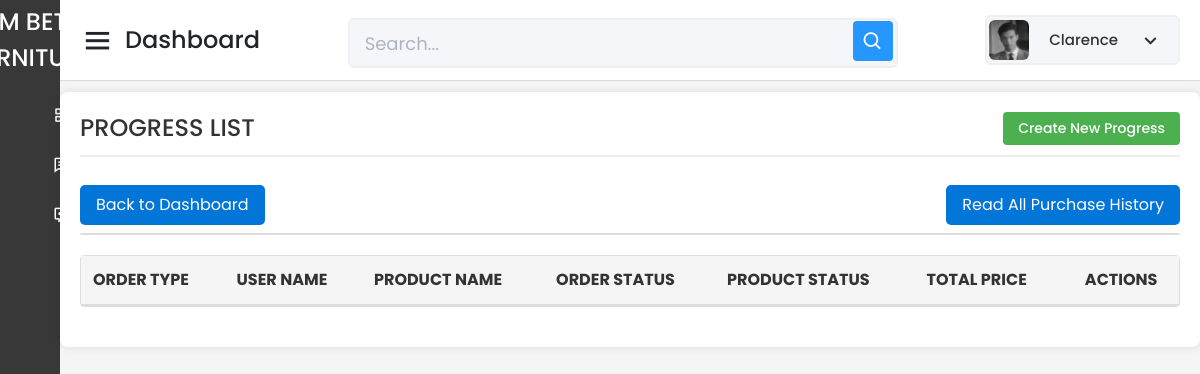
Page /Capstone_Admin/progress/read-all-progress-form.php (signed in) on the earlier database version.
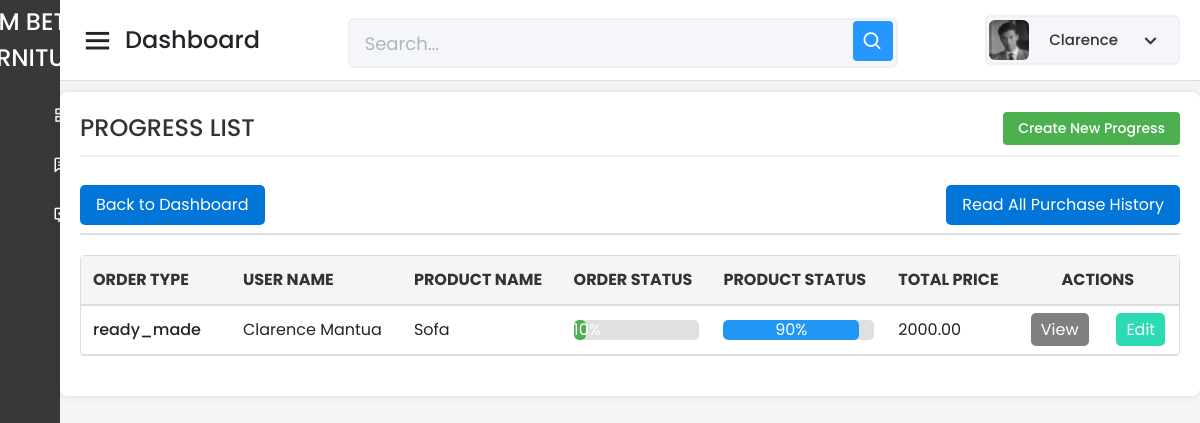
Same page on the later database version.
### tables this page shows
CREATE TABLE `tbl_progress` (
  `Progress_ID` int(11) NOT NULL AUTO_INCREMENT,
  `User_ID` varchar(150) NOT NULL,
  `Product_ID` int(11) NOT NULL,
  `Product_Name` varchar(255) NOT NULL,
  `Order_Type` varchar(100) NOT NULL,
  `Order_Status` int(3) NOT NULL,
  `Product_Status` int(3) NOT NULL,
  `Quantity` int(11) NOT NULL,
  `Total_Price` decimal(10,2) NOT NULL,
  `Date_Added` timestamp NOT NULL DEFAULT current_timestamp(),
  `LastUpdate` timestamp NOT NULL DEFAULT current_timestamp() ON UPDATE current_timestamp(),
  `Progress_Pic_20` varchar(255) DEFAULT NULL,
  `Progress_Pic_30` varchar(255) DEFAULT NULL,
  `Progress_Pic_40` varchar(255) DEFAULT NULL,
  `Progress_Pic_50` varchar(255) DEFAULT NULL,
  `Progress_Pic_60` varchar(255) DEFAULT NULL,
  `Progress_Pic_70` varchar(255) DEFAULT NULL,
  `Progress_Pic_80` varchar(255) DEFAULT NULL,
  `Progress_Pic_90` varchar(255) DEFAULT NULL,
  `Progress_Pic_100` varchar(255) DEFAULT NULL,
  `Stop_Reason` varchar(255) DEFAULT NULL,
  `Progress_Pic_10` varchar(255) DEFAULT NULL,
  PRIMARY KEY (`Progress_ID`),
  KEY `User_ID` (`User_ID`),
  KEY `Product_ID` (`Product_ID`),
  CONSTRAINT `tbl_progress_ibfk_1` FOREIGN KEY (`User_ID`) REFERENCES `tbl_user_info` (`User_ID`) ON DELETE CASCADE,
  CONSTRAINT `tbl_progress_ibfk_2` FOREIGN KEY (`Product_ID`) REFERENCES `tbl_prod_info` (`Product_ID`) ON DELETE CASCADE
);

### Capstone_Admin/progress/read-all-progress-form.php (the view, shortened to what the changed rows need)
<?php
include '../config/database.php';
$search = isset($_GET['search']) ? $_GET['search'] : '';
$query = "
    SELECT
        Progress_ID AS ID,
        Product_Name,
        CONCAT(u.First_Name, ' ', u.Last_Name) AS User_Name,
        Order_Type,
        Order_Status,
        Product_Status,
        Total_Price,
        LastUpdate
    FROM tbl_progress p
    JOIN tbl_user_info u ON p.User_ID = u.User_ID
    WHERE (u.First_Name LIKE :search
    OR u.Last_Name LIKE :search
    OR p.Product_Name LIKE :search)
    ORDER BY LastUpdate DESC
";
$stmt = $pdo->prepare($query);
$searchParam = '%' . $search . '%';
$stmt->bindParam(':search', $searchParam, PDO::PARAM_STR);
$stmt->execute();
$rows = $stmt->fetchAll(PDO::FETCH_ASSOC);
function calculatePercentage($status) {
    return ($status / 100) * 100;
}
?>
<!DOCTYPE html>
<html lang="en" dir="ltr">
<head>
    <link href="../static/css/bootstrap.min.css" rel="stylesheet">
    <link href="../static/css-files/dashboard.css" rel="stylesheet">
    <link href="../static/css-files/button.css" rel="stylesheet">
    <link href="../static/css-files/admin_homev2.css" rel="stylesheet">
    <link href="../static/css-files/progress.css" rel="stylesheet">
    <link href="https://unpkg.com/boxicons@2.0.7/css/boxicons.min.css" rel="stylesheet" />
</head>
<body>
    <section class="home-section">
        <br><br><br>
        <div class="container_boxes">
                <table>
            <table width="100%" border="1" cellspacing="5">
                <tr>
                    <th>ORDER TYPE</th>
                    <th>USER NAME</th>
                    <th>PRODUCT NAME</th>
                    <th>ORDER STATUS</th>
                    <th>PRODUCT STATUS</th>
                    <th>TOTAL PRICE</th>
                    <th colspan="3" style="text-align: center;">ACTIONS</th>
                </tr>
                <?php foreach ($rows as $row): ?>
                    <tr>
                        <td>
                            <?= htmlspecialchars($row['Order_Type']) ?>
                        </td>
                        <td>
                            <?= htmlspecialchars($row['User_Name']) ?>
                        </td>
                        <td>
                            <?= htmlspecialchars($row['Product_Name']) ?>
                        </td>
                        <td>
                            <div class="status-bar">
                                <div class="status-bar-fill order-status-bar" style="width: <?= calculatePercentage($row['Order_Status']) ?>%;">
                                    <?= calculatePercentage($row['Order_Status']) ?>%
                                </div>
                            </div>
                        </td>
                        <td>
                            <div class="status-bar">
                                <div class="status-bar-fill product-status-bar" style="width: <?= calculatePercentage($row['Product_Status']) ?>%;">
                                    <?= calculatePercentage($row['Product_Status']) ?>%
                                </div>
                            </div>
                        </td>
                        <td>
                            <?= number_format((float) $row['Total_Price'], 2, '.', '') ?>
                        </td>
                        <td style="text-align: center;"><a class="buttonView" href="read-one-progress-form.php?id=<?= htmlspecialchars($row['ID']) ?>&order_type=<?= htmlspecialchars($row['Order_Type']) ?>" target="_parent">View</a></td>
                        <?php if($row['Order_Status'] != 100): ?>
                            <td style="text-align: center;"><a class="buttonEdit" href="update-progress-form.php?id=<?= htmlspecialchars($row['ID']) ?>&order_type=<?= htmlspecialchars($row['Order_Type']) ?>" target="_parent">Edit</a></td>
                        <?php else: ?>
                            <td style="text-align: center;"></td>
                            <td style="text-align: center;"></td>
                        <?php endif; ?>
                    </tr>
                <?php endforeach; ?>
            </table>
        </div>
    </section>
</body>
</html>

Differences in the rows shown:
added tbl_progress: Order_Type "ready_made", User_Name "Clarence Mantua", Product_Name "Sofa", Order_Status "10", Product_Status "90", Total_Price "2000.00"
